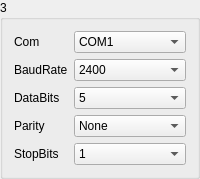
       <widget class="QGroupBox" name="gBoxMeter_3">
        <property name="title">
         <string>3</string>
        </property>
        <layout class="QGridLayout" name="gridLayout_7">
         <item row="0" column="0">
          <widget class="QLabel" name="label_33">
           <property name="sizePolicy">
            <sizepolicy hsizetype="Fixed" vsizetype="Preferred">
             <horstretch>0</horstretch>
             <verstretch>0</verstretch>
            </sizepolicy>
           </property>
           <property name="text">
            <string>Com</string>
           </property>
          </widget>
         </item>
         <item row="0" column="1">
          <widget class="QComboBox" name="comboMeterSerialNum_3">
           <item>
            <property name="text">
             <string>COM1</string>
            </property>
           </item>
           <item>
            <property name="text">
             <string>COM2</string>
            </property>
           </item>
           <item>
            <property name="text">
             <string>COM3</string>
            </property>
           </item>
           <item>
            <property name="text">
             <string>COM4</string>
            </property>
           </item>
           <item>
            <property name="text">
             <string>COM5</string>
            </property>
           </item>
           <item>
            <property name="text">
             <string>COM6</string>
            </property>
           </item>
           <item>
            <property name="text">
             <string>COM7</string>
            </property>
           </item>
           <item>
            <property name="text">
             <string>COM8</string>
            </property>
           </item>
           <item>
            <property name="text">
             <string>COM9</string>
            </property>
           </item>
           <item>
            <property name="text">
             <string>COM10</string>
            </property>
           </item>
           <item>
            <property name="text">
             <string>COM11</string>
            </property>
           </item>
           <item>
            <property name="text">
             <string>COM12</string>
            </property>
           </item>
           <item>
            <property name="text">
             <string>COM13</string>
            </property>
           </item>
           <item>
            <property name="text">
             <string>COM14</string>
            </property>
           </item>
           <item>
            <property name="text">
             <string>COM15</string>
            </property>
           </item>
           <item>
            <property name="text">
             <string>COM16</string>
            </property>
           </item>
           <item>
            <property name="text">
             <string>COM17</string>
            </property>
           </item>
           <item>
            <property name="text">
             <string>COM18</string>
            </property>
           </item>
           <item>
            <property name="text">
             <string>COM19</string>
            </property>
           </item>
           <item>
            <property name="text">
             <string>COM20</string>
            </property>
           </item>
          </widget>
         </item>
         <item row="1" column="0">
          <widget class="QLabel" name="label_34">
           <property name="text">
            <string>BaudRate</string>
           </property>
          </widget>
         </item>
         <item row="1" column="1">
          <widget class="QComboBox" name="comboMeterBaudRate_3">
           <item>
            <property name="text">
             <string>2400</string>
            </property>
           </item>
           <item>
            <property name="text">
             <string>4800</string>
            </property>
           </item>
           <item>
            <property name="text">
             <string>9600</string>
            </property>
           </item>
           <item>
            <property name="text">
             <string>14400</string>
            </property>
           </item>
           <item>
            <property name="text">
             <string>19200</string>
            </property>
           </item>
           <item>
            <property name="text">
             <string>38400</string>
            </property>
           </item>
           <item>
            <property name="text">
             <string>56000</string>
            </property>
           </item>
          </widget>
         </item>
         <item row="2" column="0">
          <widget class="QLabel" name="label_35">
           <property name="text">
            <string>DataBits</string>
           </property>
          </widget>
         </item>
         <item row="2" column="1">
          <widget class="QComboBox" name="comboMeterBits_3">
           <item>
            <property name="text">
             <string>5</string>
            </property>
           </item>
           <item>
            <property name="text">
             <string>6</string>
            </property>
           </item>
           <item>
            <property name="text">
             <string>7</string>
            </property>
           </item>
           <item>
            <property name="text">
             <string>8</string>
            </property>
           </item>
          </widget>
         </item>
         <item row="3" column="0">
          <widget class="QLabel" name="label_36">
           <property name="text">
            <string>Parity</string>
           </property>
          </widget>
         </item>
         <item row="3" column="1">
          <widget class="QComboBox" name="comboMeterChkBit_3">
           <item>
            <property name="text">
             <string>None</string>
            </property>
           </item>
           <item>
            <property name="text">
             <string>Odd</string>
            </property>
           </item>
           <item>
            <property name="text">
             <string>Even</string>
            </property>
           </item>
          </widget>
         </item>
         <item row="4" column="0">
          <widget class="QLabel" name="label_37">
           <property name="text">
            <string>StopBits</string>
           </property>
          </widget>
         </item>
         <item row="4" column="1">
          <widget class="QComboBox" name="comboMeterEndBit_3">
           <item>
            <property name="text">
             <string>1</string>
            </property>
           </item>
           <item>
            <property name="text">
             <string>1.5</string>
            </property>
           </item>
           <item>
            <property name="text">
             <string>2</string>
            </property>
           </item>
          </widget>
         </item>
        </layout>
       </widget>
